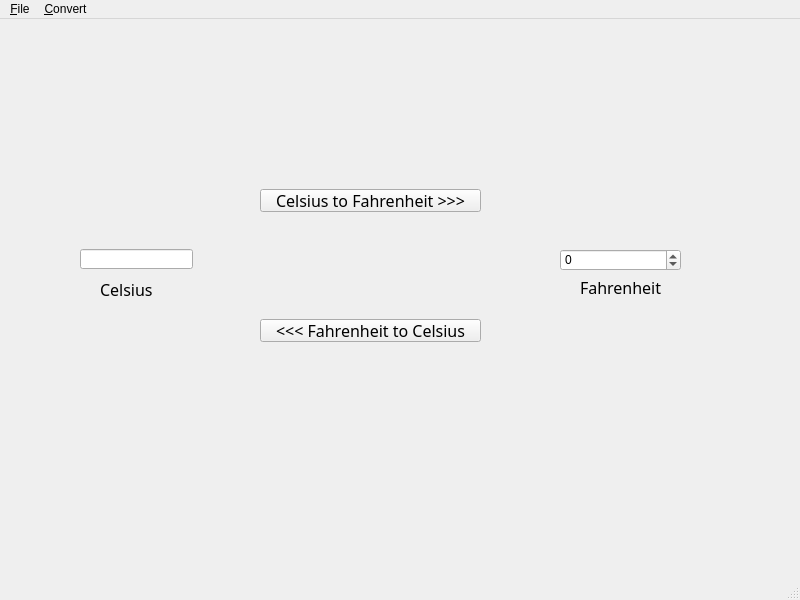
<?xml version="1.0" encoding="UTF-8"?>
<ui version="4.0">
 <class>MainWindow</class>
 <widget class="QMainWindow" name="MainWindow">
  <property name="geometry">
   <rect>
    <x>0</x>
    <y>0</y>
    <width>800</width>
    <height>600</height>
   </rect>
  </property>
  <property name="windowTitle">
   <string>MainWindow</string>
  </property>
  <widget class="QWidget" name="centralwidget">
   <widget class="QLineEdit" name="editCel">
    <property name="geometry">
     <rect>
      <x>80</x>
      <y>230</y>
      <width>113</width>
      <height>20</height>
     </rect>
    </property>
   </widget>
   <widget class="QLabel" name="label">
    <property name="geometry">
     <rect>
      <x>100</x>
      <y>260</y>
      <width>71</width>
      <height>21</height>
     </rect>
    </property>
    <property name="font">
     <font>
      <family>新宋体</family>
      <pointsize>12</pointsize>
     </font>
    </property>
    <property name="text">
     <string>Celsius</string>
    </property>
   </widget>
   <widget class="QLabel" name="label_2">
    <property name="geometry">
     <rect>
      <x>580</x>
      <y>260</y>
      <width>101</width>
      <height>16</height>
     </rect>
    </property>
    <property name="font">
     <font>
      <family>新宋体</family>
      <pointsize>12</pointsize>
     </font>
    </property>
    <property name="text">
     <string>Fahrenheit</string>
    </property>
   </widget>
   <widget class="QSpinBox" name="spinFahr">
    <property name="geometry">
     <rect>
      <x>560</x>
      <y>230</y>
      <width>121</width>
      <height>22</height>
     </rect>
    </property>
    <property name="minimum">
     <number>-999</number>
    </property>
    <property name="maximum">
     <number>999</number>
    </property>
   </widget>
   <widget class="QPushButton" name="btnCtoF">
    <property name="geometry">
     <rect>
      <x>260</x>
      <y>170</y>
      <width>221</width>
      <height>23</height>
     </rect>
    </property>
    <property name="font">
     <font>
      <family>新宋体</family>
      <pointsize>12</pointsize>
     </font>
    </property>
    <property name="text">
     <string>Celsius to Fahrenheit &gt;&gt;&gt;</string>
    </property>
   </widget>
   <widget class="QPushButton" name="btnFtoC">
    <property name="geometry">
     <rect>
      <x>260</x>
      <y>300</y>
      <width>221</width>
      <height>23</height>
     </rect>
    </property>
    <property name="font">
     <font>
      <family>新宋体</family>
      <pointsize>12</pointsize>
     </font>
    </property>
    <property name="contextMenuPolicy">
     <enum>Qt::PreventContextMenu</enum>
    </property>
    <property name="text">
     <string>&lt;&lt;&lt; Fahrenheit to Celsius</string>
    </property>
   </widget>
  </widget>
  <widget class="QMenuBar" name="menubar">
   <property name="geometry">
    <rect>
     <x>0</x>
     <y>0</y>
     <width>800</width>
     <height>23</height>
    </rect>
   </property>
   <widget class="QMenu" name="menuFile">
    <property name="title">
     <string>&amp;File</string>
    </property>
    <addaction name="actionExit"/>
   </widget>
   <widget class="QMenu" name="menuConvert">
    <property name="title">
     <string>&amp;Convert</string>
    </property>
    <addaction name="actionC_to_F"/>
    <addaction name="actionF_to_C"/>
   </widget>
   <addaction name="menuFile"/>
   <addaction name="menuConvert"/>
  </widget>
  <widget class="QStatusBar" name="statusbar"/>
  <action name="actionExit">
   <property name="text">
    <string>E&amp;xit</string>
   </property>
  </action>
  <action name="actionC_to_F">
   <property name="text">
    <string>&amp;C to F</string>
   </property>
  </action>
  <action name="actionF_to_C">
   <property name="text">
    <string>&amp;F to C</string>
   </property>
  </action>
 </widget>
 <resources/>
 <connections/>
</ui>
